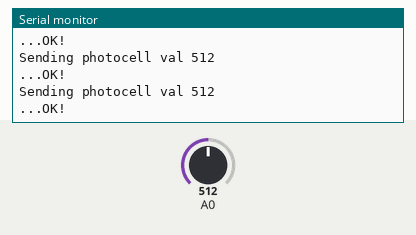
Recording of a sketch running on a simulated ESP8266 (NodeMCU). Parts: the last lines printed to the serial monitor. The inputs (shaded band) are chosen by the test bench; at power-on: A0 = 512. WiFi joins after 1.5 s; servers stay silent unless stated; no MQTT or app messages arrive unless stated.

Above: at 2.7 s.
2.8 s: A0 set to 716
At 2.87 s:
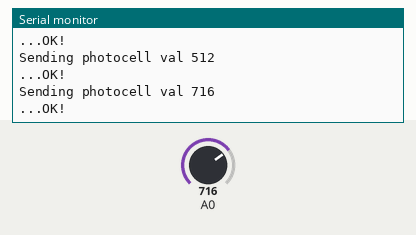
4.3 s: A0 set to 900
At 5.48 s:
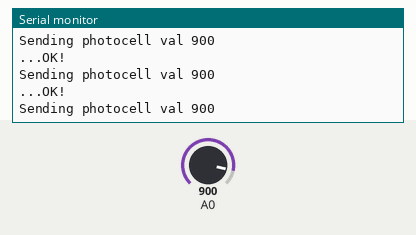
Timing chart, 0 to 7.3 s (numbered marks = the images above; inputs shaded):
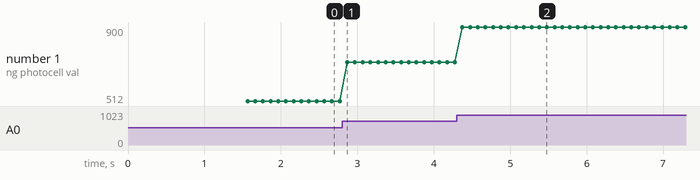

Measured:
- after the input at 2.8 s, the serial monitor: prints a new line after 0.07 s (image 1)
- after the input at 4.3 s, the serial monitor: prints a new line after 0.08 s (image 2)
- plotted number 1: 512 → 716 after the input at 2.8 s, 716 → 900 after the input at 4.3 s

The sketch:

Analog_sensors_value_publishing_on_adafriut_io_server.ino
```cpp
#include <ESP8266WiFi.h>
#include "Adafruit_MQTT.h"
#include "Adafruit_MQTT_Client.h"


#define WLAN_SSID       "Nemo 4G"
#define WLAN_PASS       "unity@1234"


#define AIO_SERVER      "io.adafruit.com"
#define AIO_SERVERPORT  1883                   // use 8883 for SSL
#define AIO_USERNAME    "aatiqurrahman"
#define AIO_KEY         "aio_tzEc317a0lxJdNUypugUOLNbamzp"

int sensor = A0;

WiFiClient client;

Adafruit_MQTT_Client mqtt(&client, AIO_SERVER, AIO_SERVERPORT, AIO_USERNAME, AIO_KEY);


Adafruit_MQTT_Publish photocell = Adafruit_MQTT_Publish(&mqtt, AIO_USERNAME "/feeds/photocell");


void MQTT_connect();

void setup() {
  Serial.begin(115200);
  delay(10);

  Serial.println(F("Adafruit MQTT demo"));


  Serial.println(); Serial.println();
  Serial.print("Connecting to ");
  Serial.println(WLAN_SSID);

  WiFi.begin(WLAN_SSID, WLAN_PASS);
  while (WiFi.status() != WL_CONNECTED) {
    delay(500);
    Serial.print(".");
  }
  Serial.println();

  Serial.println("WiFi connected");
  Serial.println("IP address: "); Serial.println(WiFi.localIP());


}


void loop() {

  MQTT_connect();


  int val = analogRead(A0);


  Serial.print(F("\nSending photocell val "));
  Serial.println(val);
  Serial.print("...");
  if (! photocell.publish(val)) {
    Serial.println(F("Failed"));
  } else {
    Serial.println(F("OK!"));
  }
delay(100);
}
void MQTT_connect() {
  int8_t ret;


  if (mqtt.connected()) {
    return;
  }

  Serial.print("Connecting to MQTT... ");

  uint8_t retries = 3;
  while ((ret = mqtt.connect()) != 0) { // connect will return 0 for connected
       Serial.println(mqtt.connectErrorString(ret));
       Serial.println("Retrying MQTT connection in 5 seconds...");
       mqtt.disconnect();
       delay(5000);  // wait 5 seconds
       retries--;
       if (retries == 0) {

         while (1);
       }
  }
  Serial.println("MQTT Connected!");
}
```
